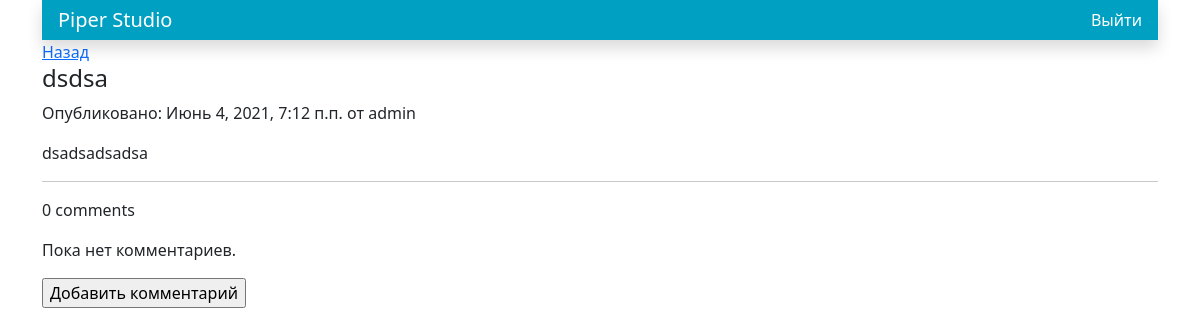
Page /blog/2021/6/4/dsdsa/ on the committed database.
### blog/models.py (models this page shows, shortened)
class Post(models.Model):
    objects = models.Manager()  # Менеджер по умолчанию
    published = PublishedManager()  # Мой менеджер
    STATUS_CHOICES = (
        ("draft", "Draft"),
        ("published", "Published"),
    )
    title = models.CharField(max_length=255, verbose_name="Название поста")
    slug = models.SlugField(max_length=255, unique_for_date="publish")
    author = models.ForeignKey(User, on_delete=models.CASCADE, related_name="blog_posts")
    body = models.TextField(verbose_name="Текст поста")
    publish = models.DateTimeField(default=timezone.now)
    created = models.DateTimeField(auto_now_add=True)
    updated = models.DateTimeField(auto_now=True)
    status = models.CharField(max_length=10, choices=STATUS_CHOICES, default="draft")
    class Meta:
        ordering = ("-publish",)

### blog/views.py (the view, shortened to what this page needs)
# urls.py: path("<int:year>/<int:month>/<int:day>/<slug:post>/", views.post_detail, name="post_detail"),
def post_detail(request, year, month, day, post):
    post = Post.objects.get(publish__year=year, publish__month=month, publish__day=day, slug=post)
    comments = post.comments.filter(active=True)
    new_comment = None
    return render(request, 'blog/post/detail.html', {'post': post, "comments": comments,
                                                     "new_comment": new_comment})

### blog/templates/blog/post/detail.html (shortened to what this page needs)
{% extends "blog/base.html" %}
{% block content %}
    <a href="/blog">Назад</a>
    <h4>{{ post.title }}</h4>
    <p>Опубликовано: {{ post.publish }} от {{ post.author }}</p>
    <p>{{ post.body|linebreaks }}</p>
    <hr>
     {% with comments.count as total_comments %}
        <p>{{ total_comments }} comment{{ total_comments|pluralize }}</p>
    {% endwith %}
    {% for comment in comments %}
        <div class="comment">
            <span class="info">
                {{ comment.name }}
                {{ comment.created }}:
                {{ comment.body|linebreaks }}
            </span>
        </div>
        <hr>
    {% empty %}
        <p>Пока нет комментариев.</p>
    {% endfor %}
    {% if new_comment %}
        <h2>Ваш комментарий был добавлен.</h2>
    {% else %}
        <form action="." method="post">
            <p><input type="submit" value="Добавить комментарий"></p>
        </form>
    {% endif %}
{% endblock %}

### rows in the picture
Post: title "dsdsa", publish "Июнь 4, 2021, 7:12 п.п.", author "admin", body "dsadsadsadsa"

### other values in the picture
{{ total_comments }} "0"
